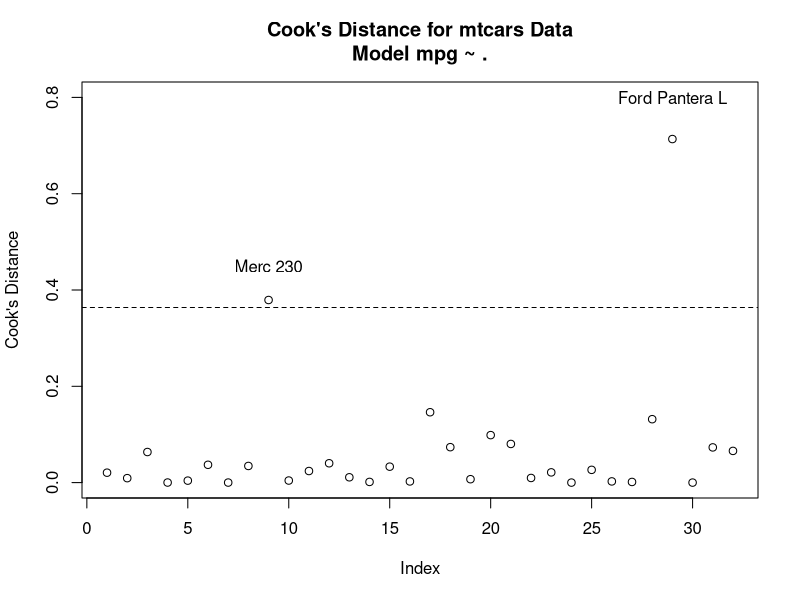

This figure's R source:
## ---- chunk 1
library(car)
data(mtcars)
model <- lm(mpg ~ ., data=mtcars)
plot(cooks.distance(model),ylim=c(0,0.8),main="Cook's Distance for mtcars Data\nModel mpg ~ .", ylab="Cook's Distance")
abline(h=4/(length(mtcars)), lty=2)
labels=row.names(mtcars)
text(c(9,29),c(0.45,0.8),labels=labels[c(9,29)])
## ---- chunk 2
# library(car)
# data(mtcars)
# model <- lm(mpg ~ ., data=mtcars)
# plot(cooks.distance(model),ylim=c(0,0.8),main="Cook's Distance for mtcars 
# Data\nModel mpg ~ .", ylab="Cook's Distance")
# abline(h=4/(length(mtcars)), lty=2)
# labels=row.names(mtcars)
# text(c(9,29),c(0.45,0.8),labels=labels[c(9,29)])
